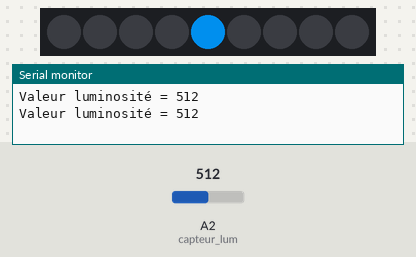
Bench run of a sketch on a simulated Arduino Uno, built with avr-gcc and run on an emulated ATmega328P. Shown: 9 RGB LEDs in strip order, left to right, the last lines printed to the serial monitor. The test bench sets the inputs (shaded band); at power-on: A2 (capteur_lum) = 512. Dim RGB values are drawn brighter than linear; colours are those a GRB WS2812 strip shows for the declared byte order.

Above: at 1.8 s.
1.9 s: A2 (capteur_lum) set to 527
At 4.2 s:
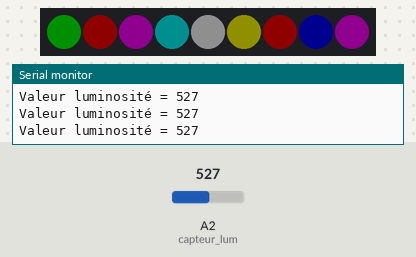
4.5 s: A2 (capteur_lum) set to 511
At 6.6 s:
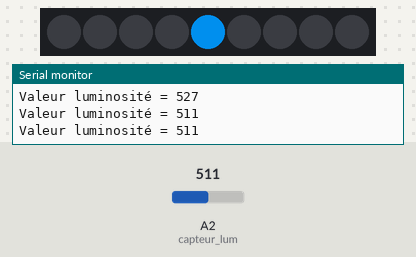
7.5 s: A2 (capteur_lum) set to 716
At 10.2 s:
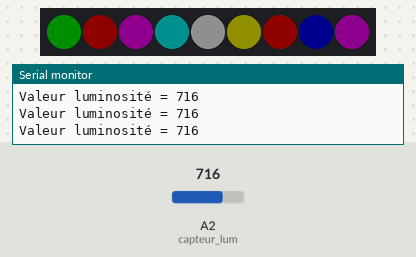
Timing chart, 0 to 11.7 s (numbered marks = the images above; inputs shaded):
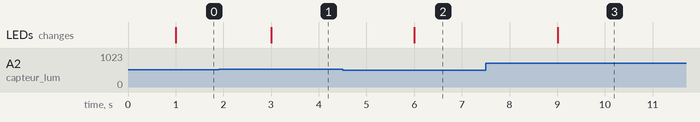

Measured:
- the behaviour switches between 512 and 513 on A2 (capteur_lum) (found by bisection; images 0 and 1)
- after the input at 1.9 s, the LEDs: change after 1.1 s (image 1)
- after the input at 4.5 s, the LEDs: change after 1.5 s (image 2)
- after the input at 7.5 s, the LEDs: change after 1.5 s (image 3)

The sketch:

Capteur_de_lumi_re.ino
```cpp
#include "FastLED.h"
#define NUM_LEDS 9
CRGB leds[NUM_LEDS];
int lum = 15;
#define DATA_PIN 4


int capteur_lum = A2; // capteur branché sur le port 0
int analog_lum; // valeur analogique envoyé par le capteur


void setup() {
  // put your setup code here, to run once:
  Serial.begin(9600); // démarrer la liaison série
  FastLED.addLeds<WS2812, DATA_PIN, RGB>(leds, NUM_LEDS);
}

void loop() {
  // put your main code here, to run repeatedly:
  analog_lum = analogRead(capteur_lum); // lecture de la valeur analogique, qu'on enregistre dans analog_lum
  Serial.print("Valeur luminosité = ");
  Serial.print(analog_lum);
  Serial.println("");
  delay(1000);

if (analog_lum <=512) {
  leds[0] = CRGB(0,0,0);
  leds[1] = CRGB(0,0,0);
  leds[2] = CRGB(0,0,0);
  leds[3] = CRGB(0,0,0);
  leds[4] = CRGB(120,0,200);
  leds[5] = CRGB(0,0,0);
  leds[6] = CRGB(0,0,0);
  leds[7] = CRGB(0,0,0);
  leds[8] = CRGB(0,0,0);
  FastLED.show();
  }
else {
  leds[0] = CRGB(lum,0,0);
  leds[1] = CRGB(0,lum,0);
  leds[2] = CRGB(0,lum,lum);
  leds[3] = CRGB(lum,0,lum);
  leds[4] = CRGB(lum,lum,lum);
  leds[5] = CRGB(lum,lum,0);
  leds[6] = CRGB(0,lum,0);
  leds[7] = CRGB(0,0,lum);
  leds[8] = CRGB(0,lum,lum);
  FastLED.show();
  }


}
```
